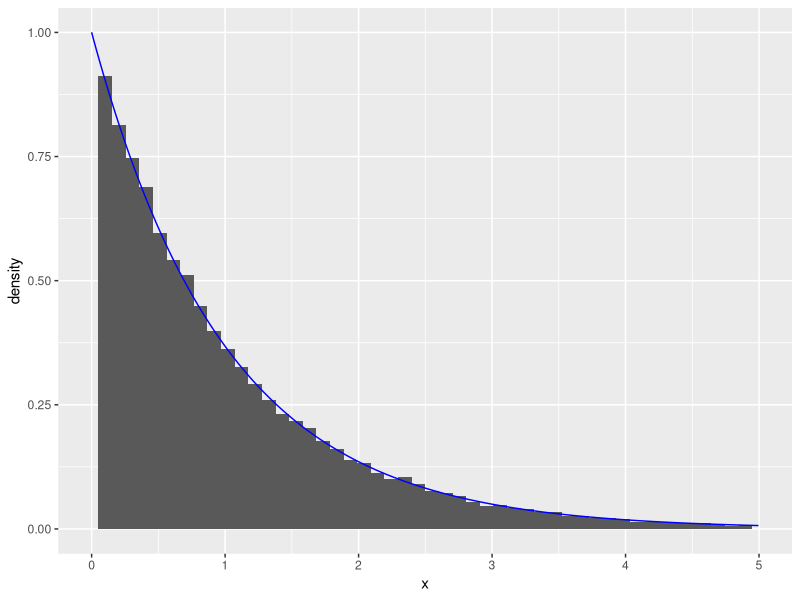

Here is the R script that generated this plot: (Note: this script raises an error after producing the figure.)
## ---- chunk 1
library(ggplot2)
## ---- chunk 2
# n: number of samples to generate
# rate: the rate
# expdist returns a vector with generated random numbers from exponential distribution

expdist <- function(rate, n) {
   u <- runif(n)
   x <-  -log( (1/rate)*( 1 - u))/rate
   list = list(x, u)
   return(list)
}

n <- 60000
lambda <- 1
outval <- expdist(lambda, n)
x = outval[[1]]
y = outval[[2]]
ggplot(data.frame(x=x))+geom_histogram(aes(x=x, y = ..density..), bins = 50)+geom_line(data = data.frame(x=x,y=dexp(x, rate = 1)), aes(x=x, y=y), color = "blue")+xlim(0,5)

## ---- chunk 3
# ca: normalizing constant
ca <- function(alpha) {
  return(exp(1)*alpha/(exp(1)+alpha))
}

# alpha: parameter alpha
# n: number of samples to generate
# dist1 returns a vector of random numbers from the distribution g

dist1 <- function(alpha, n) {
   u <- runif(n)
   L = u<ca(alpha)/alpha
   res = zeros(n)
   res[L] = (u*alpha/ca(alpha))^(1/alpha)
   res[!L] = -log((1-u)/ca(alpha))
   return(list(x,u))
   #if u < ca(alpha)/alpha:
  #   x <- (u*alpha/ca(alpha))^(1/alpha)
   #else if u >= ca(alpha)/alpha:
    # x <- -log((1-u)/ca(alpha))
   #list = list(x, u)
   #return(list)
}


n <- 60000
alpha <- 0.5
outval1 <- dist1(alpha, n)
library(ggplot2)
data.frame(x = outval1[[1]], y = outval1[[2]])
ggplot(data.frame(x = outval1[[1]], y = outval1[[2]]))+
  geom_line(aes(x=x,y=y))
#plot(outval1[[1]], outval1[[2]], xlab = "x", ylab = "y")


## ---- chunk 4
# alpha: the parameter alpha
# n: number of samples to be generated
# dist3 gives a vector of random variables from the distribution in question 3b
dist3 <- function(alpha, n) {
   u <- runif(n)
   x <- 1/alpha*log(-u/(u-1))
   list = list(x, u)
   return(list)
}

# checkfunc3 gives values from the theoretical function that we want to check with
x <- seq(from = -10, to = 10, length.out = 100)
checkfunc3 <- function(alpha, x) {
  return(alpha*exp(alpha*x)/(1+exp(alpha*x))^2)
}
outval3 <- dist3(alpha, n)
ggplot(data.frame(x = outval3[[1]], y = outval3[[2]]))+
  geom_histogram(aes(x=x, y=..density..),alpha=0.2)+geom_line(data = data.frame(x=x,y=checkfunc3(alpha,x)), aes(x=x, y=y), color = "blue")
  
## ---- chunk 5
# n: number of samples to generate
# mynormal samples from box-muller algorithm
mynormal <- function(n) {
  u1=runif(n)
  u2=runif(n)
  return (sqrt(-2*log(u1))*sin(2*pi*u2))
}

n = 10000
mynormalout <- mynormal(n)
std_normal_data <- data.frame(x=mynormalout)
x <- seq(-4, 4, length=100)

ggplot(std_normal_data)+
  geom_histogram(aes(x=x, y=..density..),bins=100)+geom_line(data = data.frame(x=x,y=dnorm(x)), aes(x=x, y=y), color = "blue")
## ---- chunk 6
# mu: mean of the multivariate normal distribution
# sigma: covariance matrix of the multivariate normal distribution
dim = 2
mu <- c(1,2)
M=chol(matrix(c(2,1,1,3),dim,dim))
sigma <- t(M)%*%M
## ---- chunk 7
# y: matrix to store the realisations of the multivariate normal distribution
n = 100000
y = matrix(0, dim, n)
for (i in 1:n) {
   y[,i] = mu + t(M)%*%mynormal(dim)
}

# means: vector with the mean of the simulated values
means=numeric(dim)
for (i in 1:dim){
means[i]=mean(y[i,])
}

# covmatrix: matrix with the covariances of the simulated values
covmatrix = cov(t(y))

print("The chosen mean vector is: ")
print(mu)
print("The simulated mean vector is: ")
print(means)

print("The chosen covariance matrix is: ")
print(sigma)
print("The simulated covariance vector is: ")
print(covmatrix)
